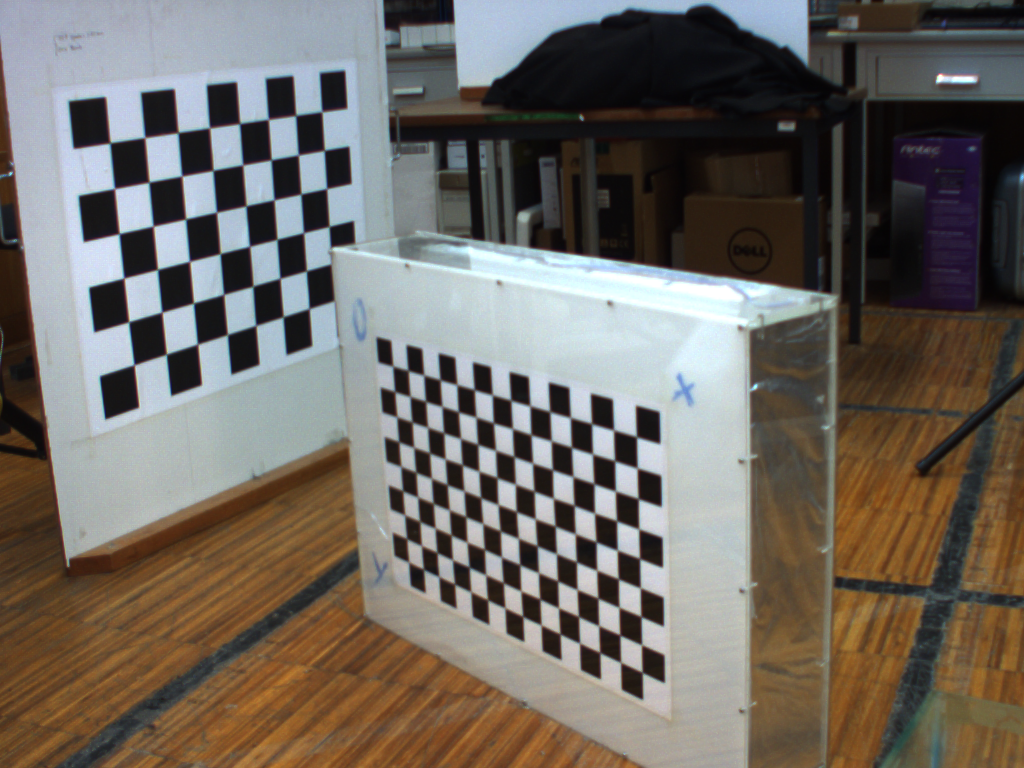
%> input picture Assignment 7/Input/Cam_dir_02.ppm, 1024 x 768 px
$ octave --eval "mapping;"   (GNU Octave 9; MATLAB toolbox functions it lacks are replaced by stand-ins)
%> lines starting %> are read from the running program, lines starting %| are printed output that depends on the picture
function mapping()
%  1.1
%  generate a squared mesh with the coordinates from -10 to 10
    [p, q] = meshgrid(-10:10);
    mesh_points = [p(:) q(:)];

%  representing the squared mesh
    plot_and_save_mesh(mesh_points, 'squared mesh');
%> in plot_and_save_mesh, `title(str);`:
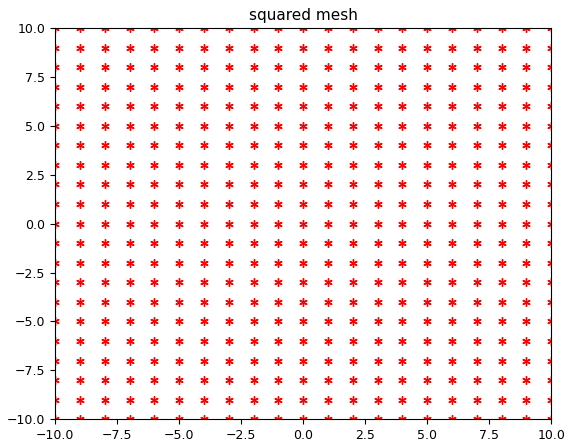
%> figure redrawn from the program's plot data

%  1.2
	x = mesh_points(:, 1);
	y = mesh_points(:, 2);

%  x' = 2 + 3x^2 + 5y^2
%  y' = 5 + 1/2x^2 + 3y^2
    transformed_mesh_1 = zeros(size(mesh_points));

    transformed_mesh_1(:, 1) = 2 + 3.*(x.^2) + 5.*(y.^2);
    transformed_mesh_1(:, 2) = 5 + (1/2).*(x.^2) + 3.*(y.^2);

    plot_and_save_mesh(transformed_mesh_1, 'transformed mesh 1');

%  x' = 2 + 3e^(-x) + 5e^(-y)
%  y' = 1/3 + 2e^(-2x) + 3e^(-y/2)
    transformed_mesh_2 = zeros(size(mesh_points));

    transformed_mesh_2(:, 1) = 2 + 3.*exp(-x) + 5.*exp(-y);
    transformed_mesh_2(:, 2) = 1/3 + 2.*exp(-2.*x) + 3.*exp(-y./2);

    plot_and_save_mesh(transformed_mesh_2, 'transformed mesh 2');

%  x' = x^2 + y^3
%  y' = cos(x) + sin(y)
    transformed_mesh_3 = zeros(size(mesh_points));

    transformed_mesh_3(:, 1) = x.^2 + y.^3;
    transformed_mesh_3(:, 2) = cos(x) + sin(y);

    plot_and_save_mesh(transformed_mesh_3, 'transformed mesh 3');
%> call 4 of plot_and_save_mesh, with str = 'transformed mesh 3'
%> in plot_and_save_mesh (call 4), `title(str);`:
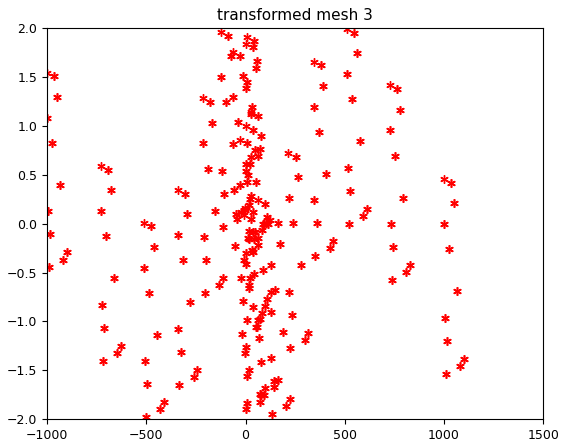
%> figure redrawn from the program's plot data

%  1.3
    n = 441;
	homography_matrix(mesh_points,transformed_mesh_1, n);
	homography_matrix(mesh_points,transformed_mesh_2, n);
	homography_matrix(mesh_points,transformed_mesh_3, n);

    dif_mesh_1 = zeros(n:2);
    dif_mesh_2 = zeros(n:2);
    dif_mesh_3 = zeros(n:2);
    for i=1:n
        dif_mesh_1(i,:) = mesh_points(i,:) - transformed_mesh_1(i,:);
        dif_mesh_2(i,:) = mesh_points(i,:) - transformed_mesh_2(i,:);
        dif_mesh_3(i,:) = mesh_points(i,:) - transformed_mesh_3(i,:);
    end

    %Valor m閐io e desvio-padr鉶
    media_x_mesh1 = mean(dif_mesh_1(:,1));
    media_y_mesh1 = mean(dif_mesh_1(:,2));
    desvio_x_mesh1 = std(dif_mesh_1(:,1));
    desvio_y_mesh1 = std(dif_mesh_1(:,2));
    plot_tab(media_x_mesh1, media_y_mesh1, desvio_x_mesh1, desvio_y_mesh1, 'a');

    media_x_mesh2 = mean(dif_mesh_2(:,1));
    media_y_mesh2 = mean(dif_mesh_2(:,2));
    desvio_x_mesh2 = std(dif_mesh_2(:,1));
    desvio_y_mesh2 = std(dif_mesh_2(:,2));
    plot_tab(media_x_mesh2, media_y_mesh2, desvio_x_mesh2, desvio_y_mesh2, 'b');

    media_x_mesh3 = mean(dif_mesh_3(:,1));
    media_y_mesh3 = mean(dif_mesh_3(:,2));
    desvio_x_mesh3 = std(dif_mesh_3(:,1));
    desvio_y_mesh3 = std(dif_mesh_3(:,2));
    plot_tab(media_x_mesh3, media_y_mesh3, desvio_x_mesh3, desvio_y_mesh3, 'c');

%2
    right_image_02 = imread('../Input/Cam_dir_02.ppm');
%> right_image_02 is the input picture: size 768x1024x3 uint8; mean R, G, B 110.8, 104.6, 97.7
    right_image_05 = imread('../Input/Cam_dir_05.ppm');
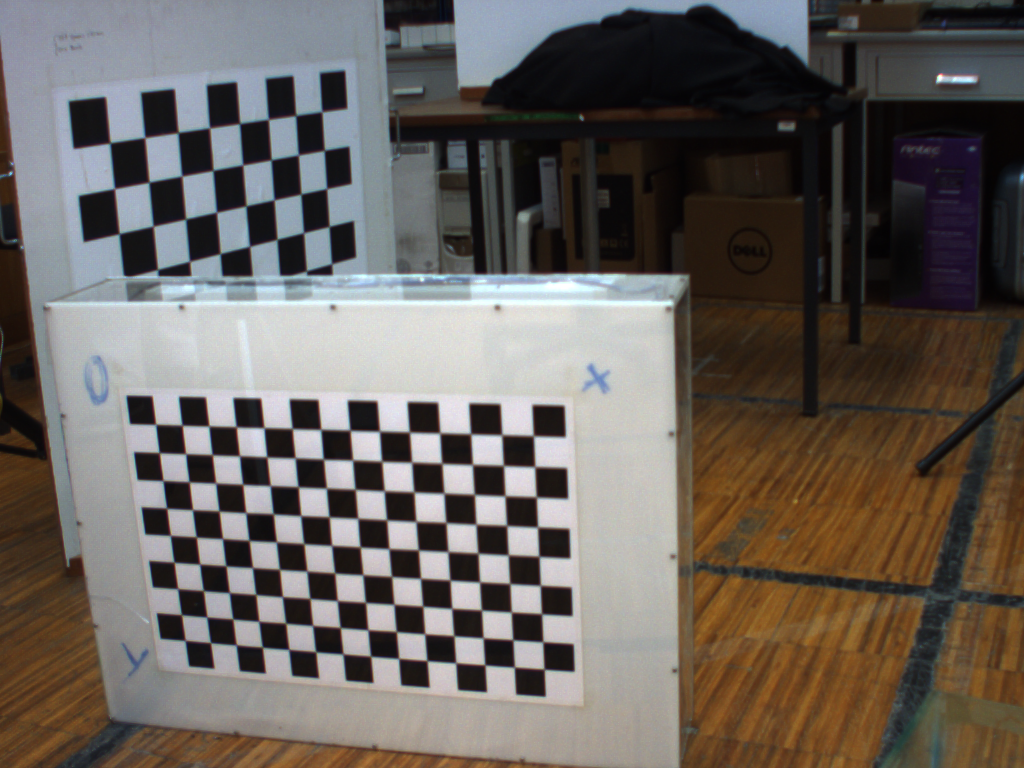
%> input picture Assignment 7/Input/Cam_dir_05.ppm, 1024 x 768 px
%> right_image_05 is the input picture: size 768x1024x3 uint8; mean R, G, B 104, 97.5, 92.4
    left_image_02 = imread('../Input/Cam_esq_02.ppm');
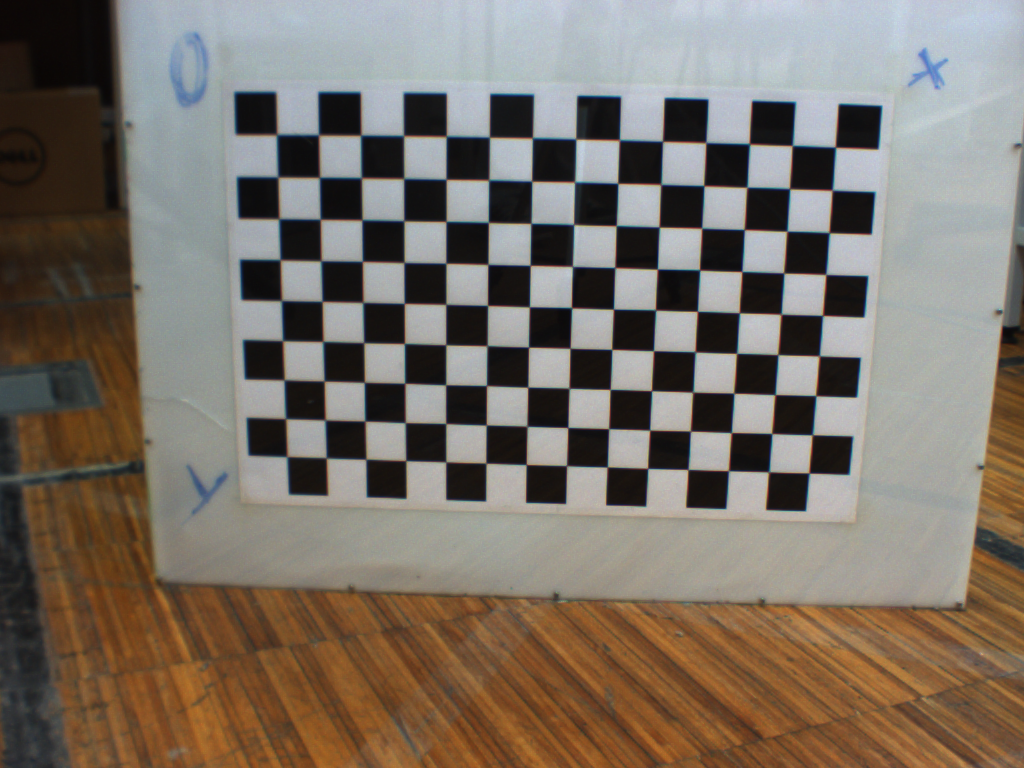
%> input picture Assignment 7/Input/Cam_esq_02.ppm, 1024 x 768 px
%> left_image_02 is the input picture: size 768x1024x3 uint8; mean R, G, B 122.4, 113, 103.1
    left_image_05 = imread('../Input/Cam_esq_05.ppm');
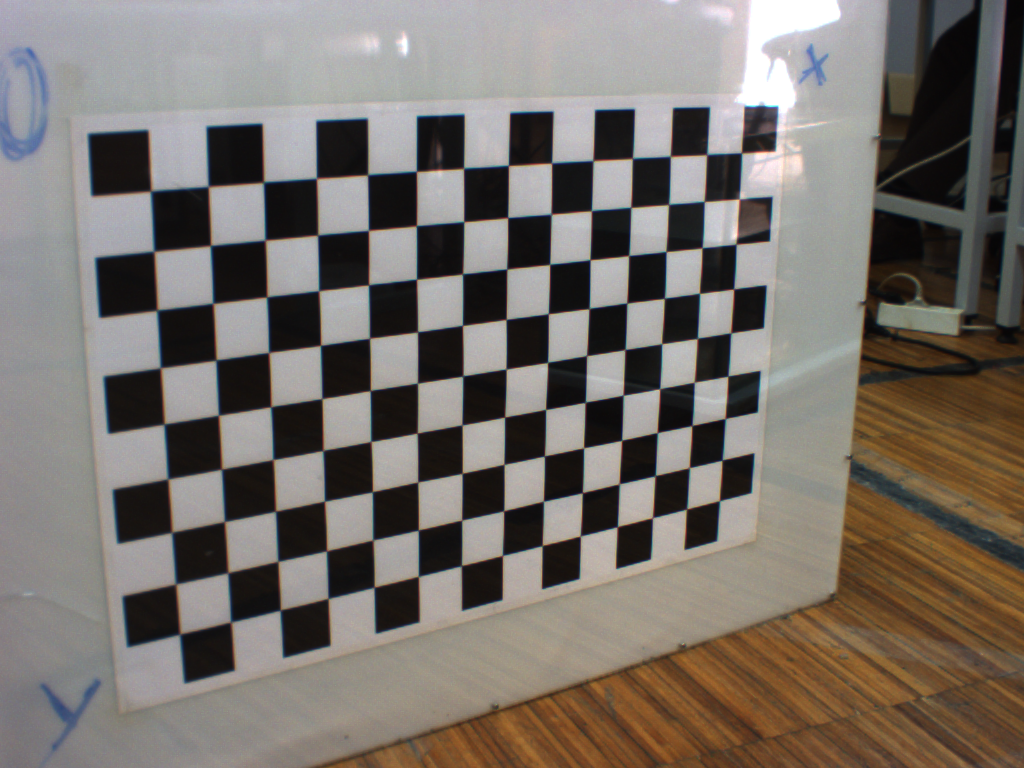
%> input picture Assignment 7/Input/Cam_esq_05.ppm, 1024 x 768 px
%> left_image_05 is the input picture: size 768x1024x3 uint8; mean R, G, B 119.3, 112.5, 106.4
    images = {right_image_02; right_image_05; left_image_02; left_image_05};
%> images = 4 items

%3
    right_points_02 = [375 337; 390 583; 670 720; 670 405];
    right_points_05 = [120 390; 155 670; 585 708; 575 400];
    left_points_02 = [220 80; 240 505; 855 525; 895 90];
    left_points_05 = [70 115; 120 715; 755 540; 785 95];

    images2 = {'rightImage02', 'rightImage05', 'leftImage02', 'leftImage05'};
    vec_images = {right_points_02, right_points_05, left_points_02, left_points_05};
    for i=1:4
%> this loop made 4 passes; what is shown inside it comes from the first
        imshow(images{i});
        hold on;
        plot(vec_images{i}(:,1), vec_images{i}(:,2), 'g*');
        str = strcat('Imagem:_', images2{i});
        str = strcat(str, ' com os pontos');
        title(str);
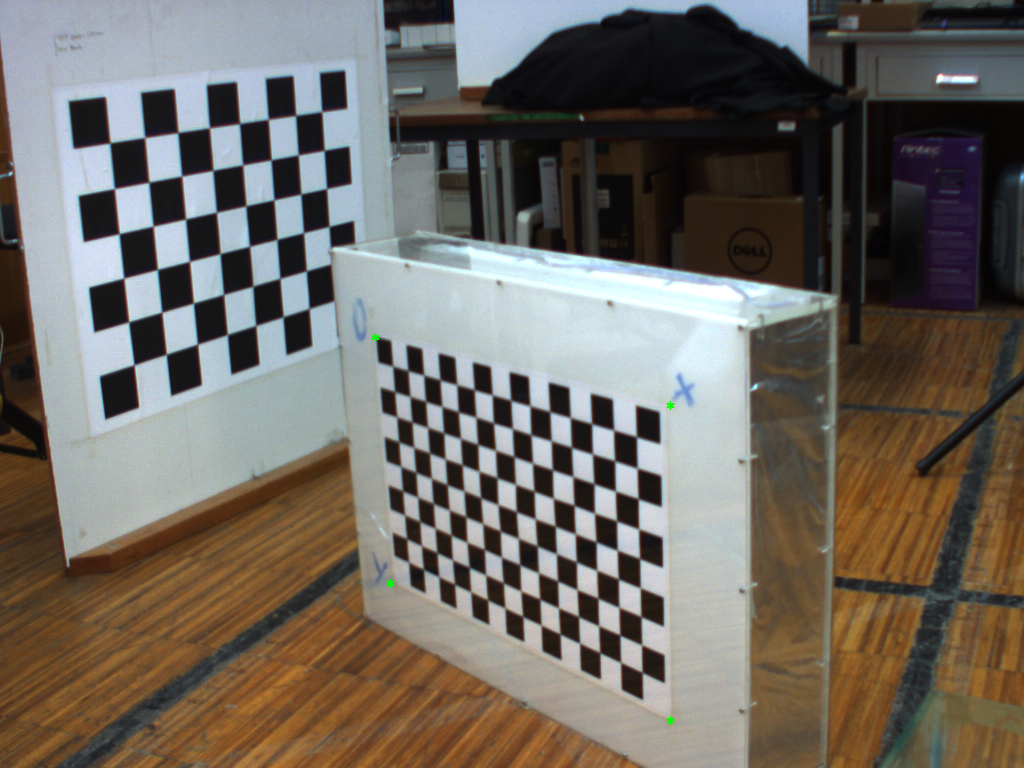
%> figure redrawn from the program's plot data; its title reads 'Imagem:_rightImage02 com os pontos'
        str = strcat('../Output/', images2{i});
        saveas(gcf, str, 'jpg');
    end
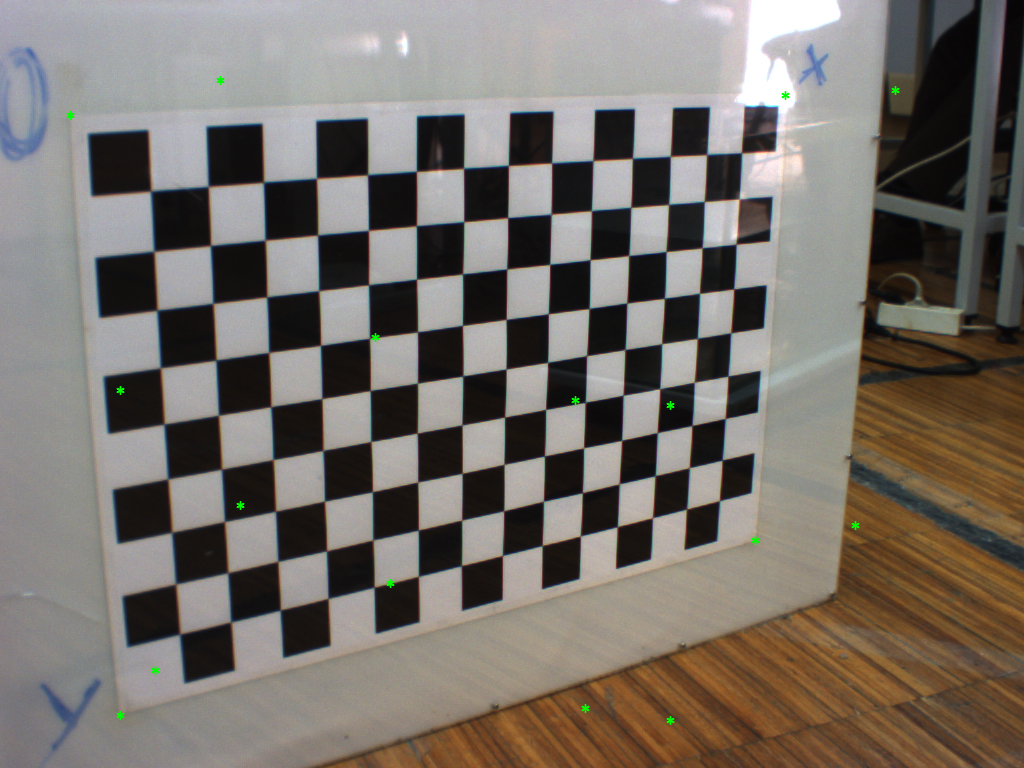
%> figure redrawn from the program's plot data; its title reads 'Imagem:_leftImage05 com os pontos'
    close all;

    homografia_02 = homography_matrix( left_points_02, right_points_02, 4)
    homografia_05 = homography_matrix( left_points_05, right_points_05, 4)


end

function plot_and_save_mesh(mesh, str)
    plot(mesh(:, 1), mesh(:, 2), 'r*');
    title(str);
    str = strcat('../Output/', str);
    saveas(gcf, str, 'jpg');
    close all;
end

function [H] = homography_matrix( mesh_points, transformed_mesh, n)
	x1 = transformed_mesh(:, 1);
	y1 = transformed_mesh(:, 2);
	x2 = mesh_points(:, 1);
	y2 = mesh_points(:, 2);
    A = zeros(2*n:9);
    j=1;
    for i=1:2:2*n
        A(i,:) = [-x1(j) -y1(j) -1 0 0 0 x2(j)*x1(j) x2(j)*y1(j) x2(j)];
        A(i+1,:) = [0 0 0 -x1(j) -y1(j) -1 y2(j)*x1(j) y2(j)*y1(j) y2(j)];
        j=j+1;
    end

    % Decomposition of A in singular values
    [U, S, V] = svd(A);

    % Criation of Matrix H
    V=V';
    h = V(:,9);
    H = [h(1) h(2) h(3)
         h(4) h(5) h(6)
         h(7) h(8) h(9)];
end

function plot_tab(media_x, media_y, desvio_x, desvio_y, str)
    Media = [media_x; media_y];
    DesvioPadrao = [desvio_x; desvio_y];
    Variables = {'x';'y'};
    if(strcmp(str,'a')==1)
        a = table(Media, DesvioPadrao,'RowNames',Variables)
    elseif(strcmp(str,'b')==1)
        b = table(Media, DesvioPadrao,'RowNames',Variables)
    elseif(strcmp(str,'c')==1)
        c = table(Media, DesvioPadrao,'RowNames',Variables)

    end
end
